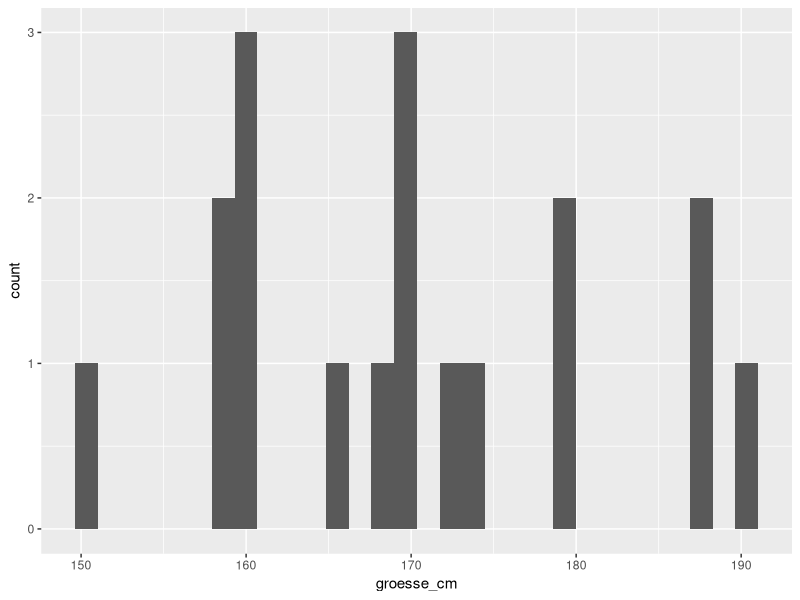
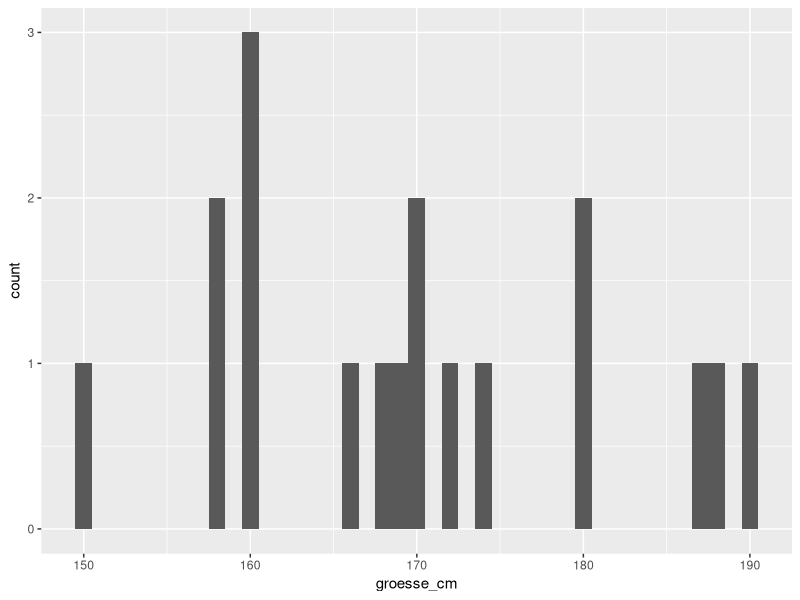
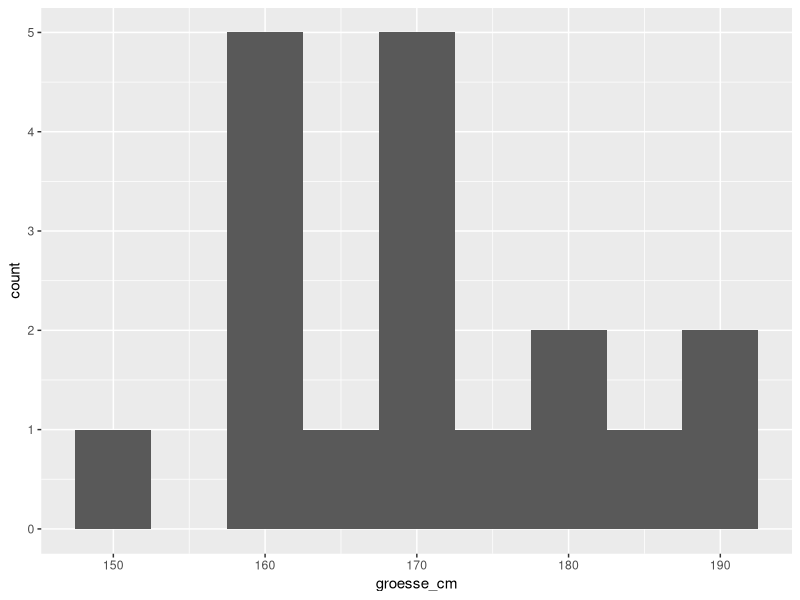
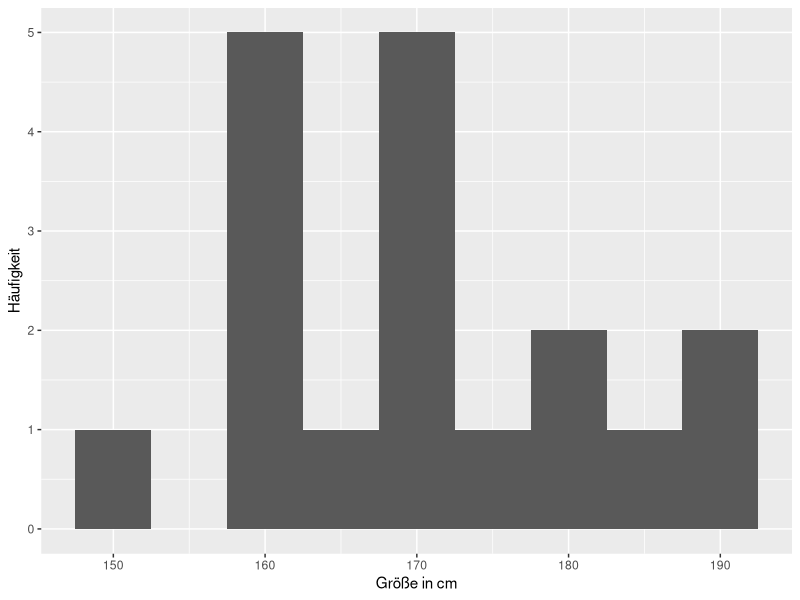
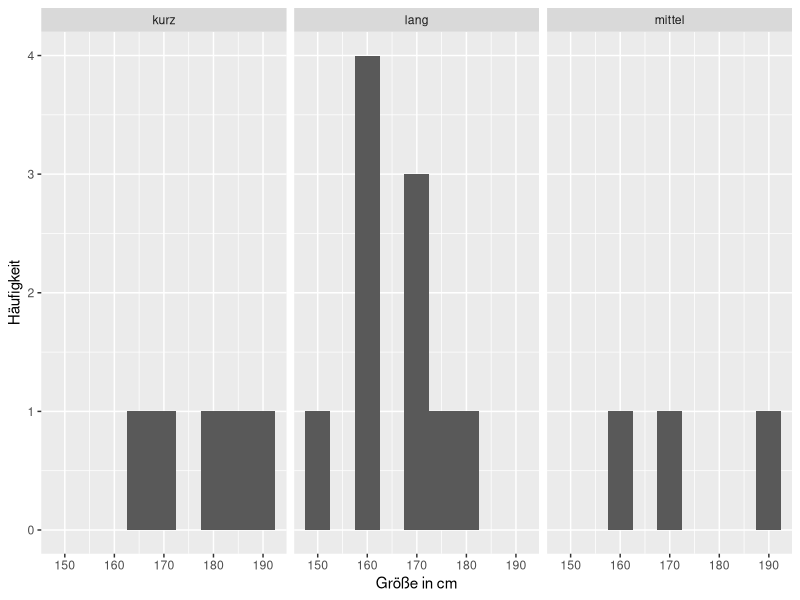
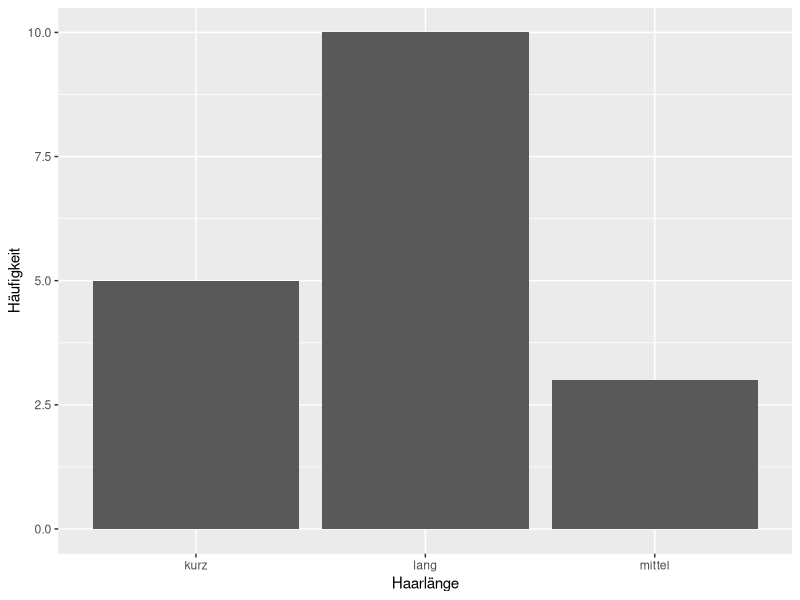
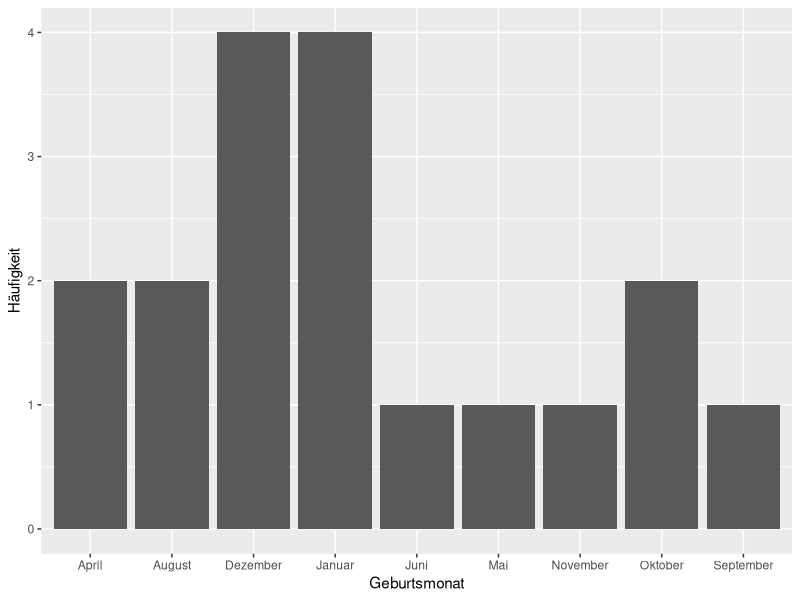
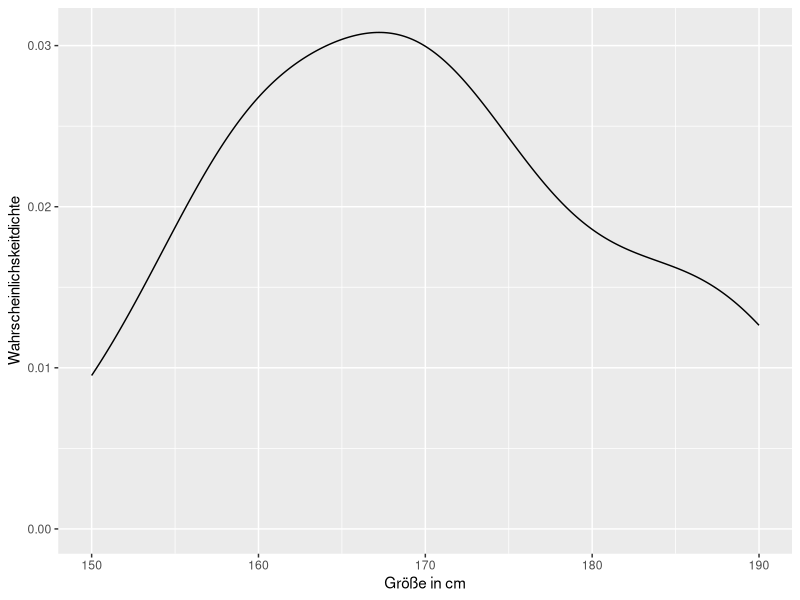

Write R code to recreate these figures, in order.
# *********************** #
# AM1 WS 2026/2027 
# Übungsblatt Sitzung 3
# Verfasserin: Eva Scheel
# *********************** #

# Aufgabe: Führe die Aufgaben aus und ersetze die [BLANK]s mit em richtigen Code. 

library(tidyverse)

#-----------------------#
### 1. Daten einlesen ###
#-----------------------#

# Aufgabe: hier liest du die Daten vom Arbeitsblatt 2 ein (studierenden_groesse.ods)

data_students <- read.csv('datasets/studierenden_groesse.csv', sep='\t')

#--------------------------#
### 2. Daten überprüfen ###
#--------------------------#

# Aufgabe: überprüfe die Daten (siehe Sitzung 2)

summary(data_students)
sum(is.na(data_students))
colnames(data_students)
nrow(data_students)

#-----------------------------#
### 3. Grafiken mit ggplot2 ###
#-----------------------------#

## 3.1 Histogramm der Körpergroessen

# 3.1.1
# verwende dafür `geom_histogram()`

data_students |>
  ggplot(aes(x=groesse_cm)) + 
  geom_histogram()

# 3.1.2 mit dem Argument "binwidth" kann man die Bingröße ändern. 
# Versuche unterschiedliche Größen aus und schau, was am besten passt 

data_students |>
  ggplot(aes(x=groesse_cm)) + 
  geom_histogram(binwidth=1)

data_students |>
  ggplot(aes(x=groesse_cm)) + 
  geom_histogram(binwidth=5)

# 3.1.3 ändere die Achsenbezeichnungen mit `labs()`

data_students |>
  ggplot(aes(x=groesse_cm)) + 
  geom_histogram(binwidth=5) + 
  labs(x='Größe in cm', y='Häufigkeit')

# 3.1.4 unterteile die Grafik in drei Facets: kurz, mittel und lange Haare

data_students |>
  ggplot(aes(x=groesse_cm)) + 
  geom_histogram(binwidth=5) + 
  labs(x='Größe in cm', y='Häufigkeit') + 
  facet_wrap(~haarlaenge)

## 3.2 Säulendiagramm der Haarlänge

data_students |>
  ggplot(aes(x=haarlaenge)) + 
  geom_bar() + 
  labs(x='Haarlänge', y='Häufigkeit')


## 3.3 Säulendiagramm der Geburtsmonate

data_students |>
  ggplot(aes(x=geburtsmonat)) + 
  geom_bar() + 
  labs(x='Geburtsmonat', y='Häufigkeit')

## 3.4 Dichtegrafik der Körpergrößen

# 3.4.1 Erstelle eine einfache Dichtegrafik mit `geom_density()`

data_students |>
  ggplot(aes(x=groesse_cm)) + 
  geom_density() + 
  labs(x='Größe in cm', y='Wahrscheinlichskeitdichte')

# 3.4.2 Benutze das Argument `fill` in `geom_density()`, um die Fläche einzufärben
# (Die Farbe der Linie bestimmt das Argument `color`)

data_students |>
  ggplot(aes(x=groesse_cm)) + 
  geom_density(fill='red') + 
  labs(x='Größe in cm', y='Wahrscheinlichskeitdichte')


# 3.4.3 Ändere die sichtbaren X-Koordinaten, um einen größeren Teil der Verteilung darzustellen

data_students |>
  ggplot(aes(x=groesse_cm)) + 
  geom_density(fill='red') + 
  labs(x='Größe in cm', y='Wahrscheinlichskeitdichte') + 
  xlim(min = 130, y=200)
